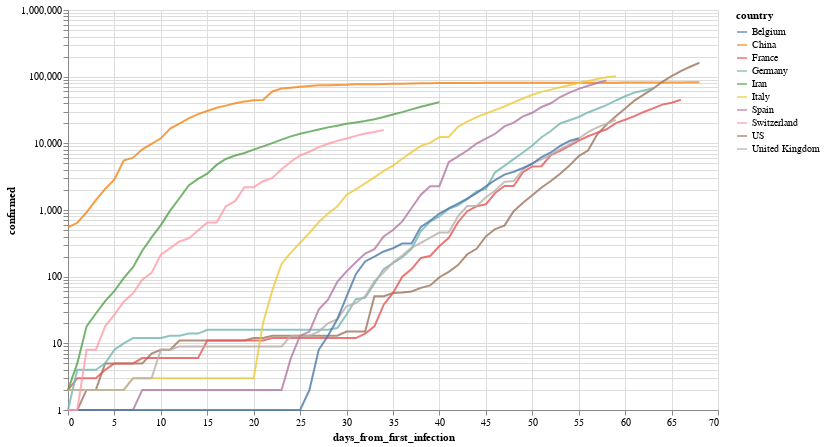

Notebook cell for this chart:
### Markdown cell above
Por ejemplo, evolución (interactiva!) de los paises con mas infectados

### Code cell
total_confirmed_by_country = global_df.groupby('country').confirmed.max().sort_values(ascending=False)
selected_countries = total_confirmed_by_country[total_confirmed_by_country > 1000].index

plot_df = global_df[
    (global_df.confirmed > 0) & 
    (global_df.country.isin(selected_countries[:10]))
].sort_values('date')

selection = alt.selection_multi(
    fields=['country'], 
    bind='legend', 
    init=[{'country': c} for c in selected_countries[:10]]
)


(
    alt.Chart(plot_df)
       .mark_line()
       .encode(
           x='days_from_first_infection', 
           y=alt.Y('confirmed', scale=alt.Scale(type='log')), 
           color='country',
           opacity=alt.condition(selection, alt.value(.8), alt.value(.05))
       ).add_selection(selection)
        .properties(width=650, height=400)
       
)

### Figure 1 — Vega-Lite specification as saved in the notebook (floating-point values rounded to 4 significant figures; data arrays with more than 128 entries replaced by an {"elided": "..."} marker saying what was removed)
{"config": {"view": {"continuousWidth": 400, "continuousHeight": 300}}, "data": {"name": "data-2d0291780637cb50e1436a6a46d7b01e"}, "mark": "line", "encoding": {"color": {"type": "nominal", "field": "country"}, "opacity": {"condition": {"value": 0.8, "selection": "selector001"}, "value": 0.05}, "x": {"type": "quantitative", "field": "days_from_first_infection"}, "y": {"type": "quantitative", "field": "confirmed", "scale": {"type": "log"}}}, "height": 400, "selection": {"selector001": {"type": "multi", "fields": ["country"], "bind": "legend", "init": [{"country": "US"}, {"country": "Italy"}, {"country": "Spain"}, {"country": "China"}, {"country": "Germany"}, {"country": "France"}, {"country": "Iran"}, {"country": "United Kingdom"}, {"country": "Switzerland"}, {"country": "Belgium"}]}}, "width": 650, "$schema": "https://vega.github.io/schema/vega-lite/v4.0.2.json", "datasets": {"data-2d0291780637cb50e1436a6a46d7b01e": {"elided": "580 records"}}}
